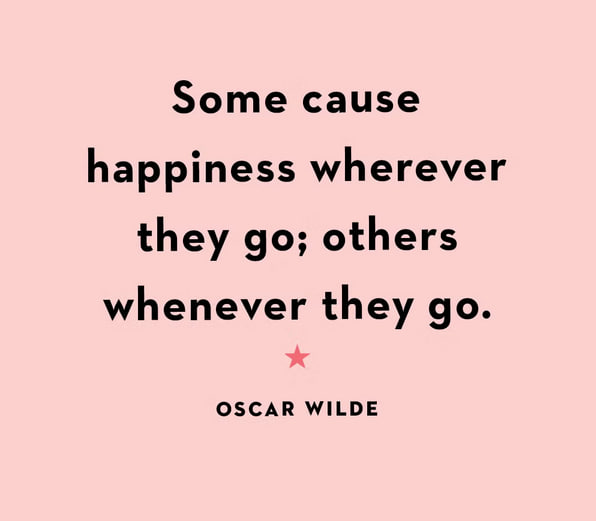
#> input picture samples/quote.jpg, 596 x 521 px
$ python main.py ../samples/quote.jpg
#> lines starting #> are read from the running program, lines starting #| are printed output that depends on the picture; after the words box and inside, x2 and y2 are one past the last pixel; in counts of white or black regions, pixels touching at a corner belong together
import os
import sys
import json
import time
import re
import math
from dataclasses import dataclass
from typing import List, Tuple, Dict, Optional

import cv2
import numpy as np
import pytesseract


@dataclass
class OcrResult:
    text: str
    confidence: float  # mean conf if available else -1
    meta: Dict[str, object]


# ----------------------------
# Normalization helpers
# ----------------------------
_LAT2CYR = str.maketrans({
    "A": "А", "a": "а",
    "B": "В", "b": "в",
    "C": "С", "c": "с",
    "E": "Е", "e": "е",
    "H": "Н", "h": "н",
    "K": "К", "k": "к",
    "M": "М", "m": "м",
    "O": "О", "o": "о",
    "P": "Р", "p": "р",
    "T": "Т", "t": "т",
    "X": "Х", "x": "х",
    "Y": "У", "y": "у",
})


def _latin_to_cyr_lookalikes(s: str) -> str:
    return s.translate(_LAT2CYR)


def _count_cyr(s: str) -> int:
    return sum(("А" <= ch <= "я") or (ch in "Ёё") for ch in s)


def _count_lat(s: str) -> int:
    return sum(("A" <= ch <= "Z") or ("a" <= ch <= "z") for ch in s)


# [157 lines left out: functions _script_ratio_cyr, _postprocess_tokens_for_captions, _postprocess_rus_common, _sanitize_meme_ru, _looks_like_caption, _cleanup_text, not called in this run]


# ----------------------------
# Scoring (avoid long garbage winning)
# ----------------------------
_ALLOWED_CHARS = set(" Ёё.,!?-:;()[]{}\"'/%+")


# [185 lines left out: functions _garbage_penalty, _quality_score, _detect_text_bands, not called in this run]


# ----------------------------
# Dedup merge
# ----------------------------
def _norm_line_for_containment(x: str) -> str:
    x = _cleanup_text(x)
    return " ".join(x.lower().split())


# [25 lines left out: function _merge_texts, not called in this run]


# ----------------------------
# Preprocessing variants
# ----------------------------
def _unsharp(gray: np.ndarray) -> np.ndarray:
    blur = cv2.GaussianBlur(gray, (0, 0), 1.0)
    return cv2.addWeighted(gray, 1.6, blur, -0.6, 0)


def _prep_variants(gray0: np.ndarray, phase: str) -> List[Tuple[str, np.ndarray]]:
    variants: List[Tuple[str, np.ndarray]] = []
    gray0 = cv2.normalize(gray0, None, 0, 255, cv2.NORM_MINMAX)

    scales = (2.0, 3.0) if phase == "A" else (3.0,)

    for scale in scales:
        gray = cv2.resize(gray0, None, fx=scale, fy=scale, interpolation=cv2.INTER_CUBIC)

        variants.append((f"gray_s{scale}", gray))
        variants.append((f"inv_s{scale}", cv2.bitwise_not(gray)))

        sharp = _unsharp(gray)
        variants.append((f"sharp_s{scale}", sharp))
        variants.append((f"sharp_inv_s{scale}", cv2.bitwise_not(sharp)))

        if phase == "B":
            th = cv2.adaptiveThreshold(
                sharp, 255, cv2.ADAPTIVE_THRESH_GAUSSIAN_C, cv2.THRESH_BINARY, 31, 7
            )
            th_inv = cv2.bitwise_not(th)
            variants.append((f"th_s{scale}", th))
            variants.append((f"th_inv_s{scale}", th_inv))

            kernel = cv2.getStructuringElement(cv2.MORPH_RECT, (3, 3))
            close = cv2.morphologyEx(th_inv, cv2.MORPH_CLOSE, kernel, iterations=1)
            variants.append((f"close_s{scale}", close))

            dil = cv2.dilate(close, kernel, iterations=1)
            variants.append((f"dil_s{scale}", dil))

    den = cv2.bilateralFilter(gray0, 7, 50, 50)
    variants.append(("bilateral", den))
    return variants


# ----------------------------
# Contrast + deskew
# ----------------------------
def _apply_clahe(gray: np.ndarray) -> np.ndarray:
    clahe = cv2.createCLAHE(clipLimit=2.2, tileGridSize=(8, 8))
    return clahe.apply(gray)


# [11 lines left out: function _rotate_bound, not called in this run]


def _deskew(gray: np.ndarray) -> Tuple[np.ndarray, float]:
    h, w = gray.shape[:2]
    if h < 60 or w < 60:
        return gray, 0.0

    g = cv2.GaussianBlur(gray, (3, 3), 0)
    _, th = cv2.threshold(g, 0, 255, cv2.THRESH_BINARY + cv2.THRESH_OTSU)
    th_inv = cv2.bitwise_not(th)
    use = th_inv if th_inv.mean() < th.mean() else th

    k = cv2.getStructuringElement(cv2.MORPH_RECT, (3, 3))
    use = cv2.morphologyEx(use, cv2.MORPH_CLOSE, k, iterations=1)

    coords = cv2.findNonZero(use)
    if coords is None or len(coords) < 250:
        return gray, 0.0

    rect = cv2.minAreaRect(coords)
    angle = rect[-1]
    if angle < -45:
        angle = 90 + angle

    if abs(angle) < 1.0 or abs(angle) > 10.0:
        return gray, 0.0

    return _rotate_bound(gray, angle), float(angle)


# ----------------------------
# OCR search
# ----------------------------

def _run_search(
    rotations: List[Tuple[str, np.ndarray]],
    psms: List[int],
    lang_candidates: List[str],
    phase: str,
    progress_every: int,
    early_stop: bool,
    early_stop_score: float,
    verbose: bool = True,
) -> Tuple[OcrResult, Optional[np.ndarray]]:

    """
    Robust OCR search.
    Key stability choices:
      - Prefer image_to_string for most candidates (cheaper, less memory).
      - Call image_to_data only for top candidates to estimate confidence.
      - Skip tiny ROIs and downscale very large images to avoid tesseract std::bad_alloc.
      - Catch TesseractError and continue (do not crash the pipeline).
    """
    best = OcrResult(text="", confidence=-1.0, meta={"reason": f"init_phase_{phase}"})
    best_score = -1e18
    best_preview: Optional[np.ndarray] = None

    t0 = time.time()
    done = 0
    total = 0

    for _, gray in rotations:
        variants = _prep_variants(gray, phase=phase)
        total += len(variants) * len(psms) * len(lang_candidates)

    def _maybe_downscale(img: np.ndarray) -> np.ndarray:
        h, w = img.shape[:2]
        max_pixels = 5_000_000  # ~5MP
        if h * w <= max_pixels:
            return img
        scale = math.sqrt(max_pixels / float(h * w))
        nw = max(64, int(w * scale))
        nh = max(64, int(h * scale))
        return cv2.resize(img, (nw, nh), interpolation=cv2.INTER_AREA)

    def _safe_to_ocr(img: np.ndarray) -> bool:
        h, w = img.shape[:2]
        if h < 40 or w < 120:
            return False
        if h * w < 40_000:
            return False
        return True

    for rot_name, gray in rotations:
        variants = _prep_variants(gray, phase=phase)

        for var_name, img0 in variants:
            img = _maybe_downscale(img0)
            if not _safe_to_ocr(img):
                continue

            for psm in psms:
                cfg = f'--oem 3 --psm {psm} -c user_defined_dpi=300 -c preserve_interword_spaces=1'

                for lang in lang_candidates:
                    done += 1
                    if progress_every > 0 and done % progress_every == 0:
                        elapsed = time.time() - t0
                        avg = elapsed / max(1, done)
                        eta = max(0.0, (total - done) * avg)
                        if verbose:
                            print(
                                f"[phase {phase}] [{done}/{total}] elapsed={elapsed:.1f}s avg={avg:.3f}s ETA~{eta:.1f}s best_score={best_score:.2f}"
                            )

                    # 1) fast path: text only
                    try:
                        raw = pytesseract.image_to_string(img, lang=lang, config=cfg, timeout=12)
                    except pytesseract.TesseractError as e:
                        # tesseract internal failure (e.g. std::bad_alloc) -> skip candidate
                        continue
                    except Exception:
                        continue

                    cleaned = _cleanup_text(raw)
                    if not cleaned:
                        continue

                    # Score without confidence first
                    score0 = _quality_score(cleaned, -1.0)

                    # Only compute confidence for contenders (expensive / riskier)
                    avg_conf = -1.0
                    score = score0
                    if score0 > (best_score - 40.0):
                        try:
                            data = pytesseract.image_to_data(
                                img, lang=lang, config=cfg, output_type=pytesseract.Output.DICT, timeout=12
                            )

                            confs = []
                            # data['conf'] can be strings; -1 means non-text blocks
                            for conf in data.get("conf", []):
                                try:
                                    c = float(conf)
                                except Exception:
                                    continue
                                if c >= 0:
                                    confs.append(c)

                            avg_conf = float(np.mean(confs)) if confs else -1.0
                            score = _quality_score(cleaned, avg_conf)
                        except pytesseract.TesseractError:
                            # keep score0, conf=-1
                            avg_conf = -1.0
                            score = score0
                        except Exception:
                            avg_conf = -1.0
                            score = score0

                    if score > best_score:
                        best_score = score
                        best = OcrResult(
                            text=cleaned,
                            confidence=avg_conf,
                            meta={
                                "phase": phase,
                                "rotation": rot_name,
                                "variant": var_name,
                                "psm": str(psm),
                                "lang": lang,
                                "score": f"{score:.2f}",
                            },
                        )
                        best_preview = img
                        if verbose:
                            print(
                                f"NEW BEST [phase {phase}] score={score:.2f} lang={lang} psm={psm} rot={rot_name} var={var_name} conf={avg_conf:.1f} preview={cleaned[:80]!r}"
                            )

                        if early_stop and best_score >= early_stop_score:
                            words = best.text.split()
                            cyr = _count_cyr(best.text)
                            lat = _count_lat(best.text)

                            ok = False
                            if best.confidence >= 70 and len(words) >= 3:
                                # Russian-looking
                                if cyr >= 12 and lat <= 3:
                                    ok = True
                                # English-looking
                                if lat >= 18 and cyr <= 3:
                                    ok = True

                            if ok:
                                print(f"EARLY STOP [phase {phase}]: threshold reached.")
                                return best, best_preview

    return best, best_preview


# ----------------------------
# Universal extraction
# ----------------------------
def extract_text_universal(image_path: str, out_dir: str = "output", progress_every: int = 50) -> OcrResult:
    if not os.path.exists(image_path):
        raise FileNotFoundError(f"Image not found: {image_path}")

    os.makedirs(out_dir, exist_ok=True)

    bgr = cv2.imread(image_path)
    if bgr is None:
        raise RuntimeError(f"Failed to read image: {image_path}")

    bgr = cv2.copyMakeBorder(bgr, 12, 12, 12, 12, cv2.BORDER_CONSTANT, value=(0, 0, 0))
    gray0 = cv2.cvtColor(bgr, cv2.COLOR_BGR2GRAY)

    gray0 = _apply_clahe(gray0)
    gray0, deskew_angle = _deskew(gray0)

    rotations = [
        ("rot0", gray0),
        ("rot90", cv2.rotate(gray0, cv2.ROTATE_90_CLOCKWISE)),
        ("rot270", cv2.rotate(gray0, cv2.ROTATE_90_COUNTERCLOCKWISE)),
    ]

    lang_candidates = ["rus+eng", "eng", "rus"]

    # Phase A: orientation must be SAFE (no aggressive threshold variants)
    bestA, prevA = _run_search(
        rotations=rotations,
        psms=[3, 4, 6],
        lang_candidates=lang_candidates,
        phase="A",
        progress_every=progress_every,
        early_stop=True,
        early_stop_score=520.0,
    )

    rotA = str(bestA.meta.get("rotation", "rot0"))
    rot_map = {name: img for name, img in rotations}
    grayA = rot_map.get(rotA, gray0)

    bestB, prevB = _run_search(
        rotations=[(rotA, grayA)],
        psms=[11, 6, 7, 8],
        lang_candidates=lang_candidates,
        phase="B",
        progress_every=progress_every,
        early_stop=True,
        early_stop_score=560.0,
    )

    # ROI fallback when full-frame is weak OR when layout strongly suggests captions (2+ bands)
    bands = _detect_text_bands(grayA, max_bands=4)

    hA = grayA.shape[0]
    min_h = int(round(hA * 0.06))
    spans_far = (bands[-1][0] - bands[0][1]) >= int(round(0.18 * hA)) if len(bands) >= 2 else False
    covers_top_bottom = (bands[0][0] <= int(round(0.22 * hA)) and bands[-1][1] >= int(round(0.70 * hA))) if len(bands) >= 2 else False
    roi_layout_ok = (
        len(bands) >= 2
        and all((y1 - y0) >= min_h for (y0, y1) in bands)
        and (spans_far or covers_top_bottom)
    )

    full_conf_weak = (bestB.confidence >= 0 and bestB.confidence < 75)
    full_text_short = (len(bestB.text or "") < 22)
    # If layout has captions, prefer ROI even if full-frame is "ok-ish"
    try_roi = roi_layout_ok and (full_conf_weak or full_text_short or len(bands) >= 2)

    if try_roi:
        roi_texts: List[str] = []
        roi_info: List[Dict[str, object]] = []
        best_conf = bestB.confidence
        best_preview: Optional[np.ndarray] = prevB

        for (y0, y1) in bands:
            crop = grayA[y0:y1, :]
            best_i, prev_i = _run_search(
                rotations=[(rotA, crop)],
                psms=[7, 6, 11],
                lang_candidates=lang_candidates,
                phase="B",
                progress_every=0,
                early_stop=True,
                early_stop_score=540.0,
            )
            roi_info.append({"band": [int(y0), int(y1)], "best": best_i.meta})
            if best_i.text:
                roi_texts.append(best_i.text)
            if best_i.confidence >= 0:
                best_conf = max(best_conf, best_i.confidence)
            if best_preview is None and prev_i is not None:
                best_preview = prev_i

        roi_text = _cleanup_text("\n".join([t for t in roi_texts if t]).strip())
        if roi_text:
            roi_score = _quality_score(roi_text, best_conf)
            try:
                full_score = float(bestB.meta.get("score", "-1e18"))
            except Exception:
                full_score = _quality_score(bestB.text or "", bestB.confidence)

            if roi_score > full_score + 10.0:
                bestB = OcrResult(
                    text=roi_text,
                    confidence=best_conf,
                    meta={
                        "phase": "B_ROI",
                        "rotation": rotA,
                        "bands": roi_info,
                        "score": f"{roi_score:.2f}",
                        "note": "ROI fallback: OCR per detected text band, concat top-to-bottom",
                    },
                )
                prevB = best_preview

    final_text = _cleanup_text(_merge_texts(bestA.text, bestB.text, bestA.meta, bestB.meta))
    # Caption-oriented cleanup (does not affect regular documents much)
    if _looks_like_caption(final_text):
        # caption cleanup only at the very end
        final_text = _postprocess_tokens_for_captions(final_text)

        if _script_ratio_cyr(final_text) >= 0.55:
            final_text = _postprocess_rus_common(final_text)
            final_text = _sanitize_meme_ru(final_text)

    conf = bestB.confidence if (bestB.confidence >= 0 and bestB.confidence >= bestA.confidence) else bestA.confidence

    combined = OcrResult(
        text=final_text,
        confidence=conf,
        meta={
            "bestA": bestA.meta,
            "bestB": bestB.meta,
            "deskew_angle": deskew_angle,
            "note": "stable two-phase: Phase A chooses orientation; Phase B runs only on that rotation",
        }
    )

    base = os.path.splitext(os.path.basename(image_path))[0]
    txt_path = os.path.join(out_dir, f"{base}_text.txt")
    json_path = os.path.join(out_dir, f"{base}_result.json")
    prevA_path = os.path.join(out_dir, f"{base}_bestA.png")
    prevB_path = os.path.join(out_dir, f"{base}_bestB.png")

    with open(txt_path, "w", encoding="utf-8") as f:
        f.write(combined.text + "\n")

    with open(json_path, "w", encoding="utf-8") as f:
        json.dump(
            {"image": image_path, "text": combined.text, "confidence": combined.confidence, "meta": combined.meta},
            f,
            ensure_ascii=False,
            indent=2
        )

    if prevA is not None:
        cv2.imwrite(prevA_path, prevA)
    if prevB is not None:
        cv2.imwrite(prevB_path, prevB)

    return combined


def main():
    if len(sys.argv) >= 2:
        image_path = sys.argv[1]
    else:
        image_path = input("Enter image path: ").strip().strip('"')

    result = extract_text_universal(image_path=image_path, out_dir="output", progress_every=50)
#> in extract_text_universal, bgr is the input picture: shape (521, 596, 3); mean B, G, R 194.6, 197.3, 238.8
#> in extract_text_universal, `bgr = cv2.copyMakeBorder(bgr, 12, 12, 12, 12, cv2.BORDER_CONSTANT, val..`:
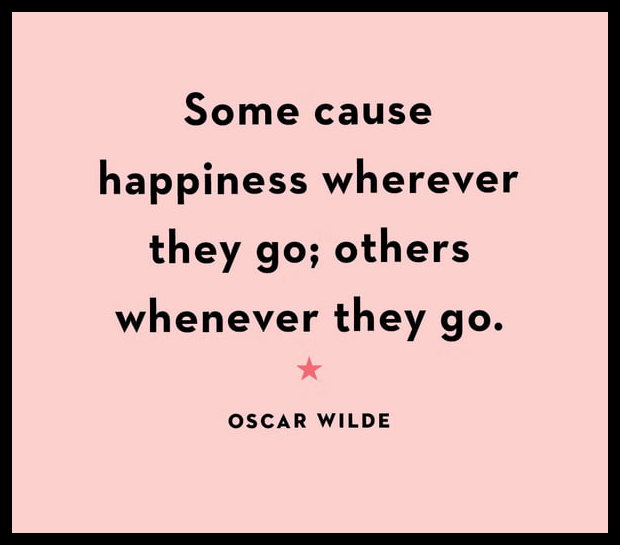
#> bgr: shape (545, 620, 3); mean B, G, R 178.8, 181.3, 219.4
#> in extract_text_universal, `gray0 = cv2.cvtColor(bgr, cv2.COLOR_BGR2GRAY)`:
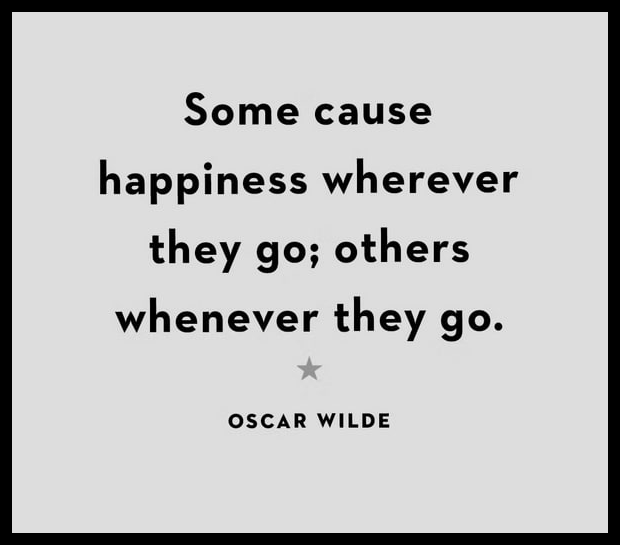
#> gray0: shape (545, 620); min 0, max 251, mean 192.6
#> in _deskew, `g = cv2.GaussianBlur(gray, (3, 3), 0)`:
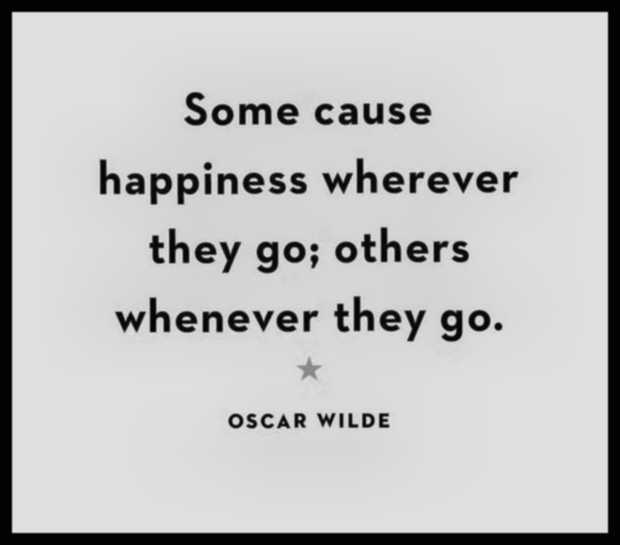
#> g: shape (545, 620); min 3, max 223, mean 191.3
#> in _deskew, `_, th = cv2.threshold(g, 0, 255, cv2.THRESH_BINARY + cv2.THRESH_OTSU)`:
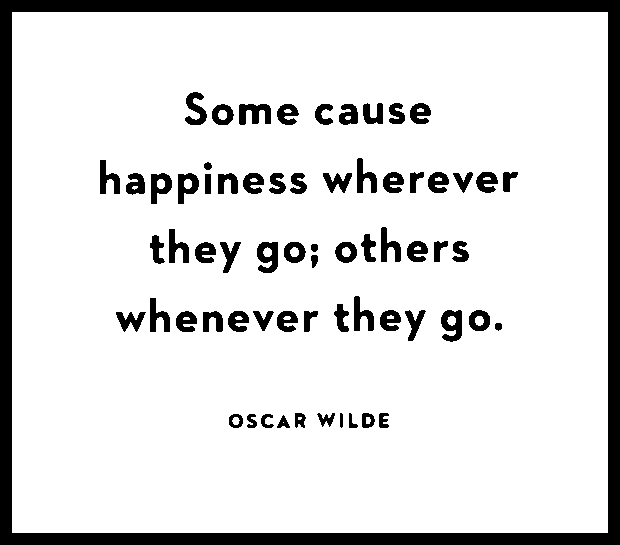
#> th: shape (545, 620); 87% white; 67 black regions, largest, box (x1, y1, x2, y2) and area: (0, 0, 620, 545) 27384, (239, 104, 271, 125) 460, (257, 242, 278, 273) 456
#> in _deskew, `use = cv2.morphologyEx(use, cv2.MORPH_CLOSE, k, iterations=1)`:
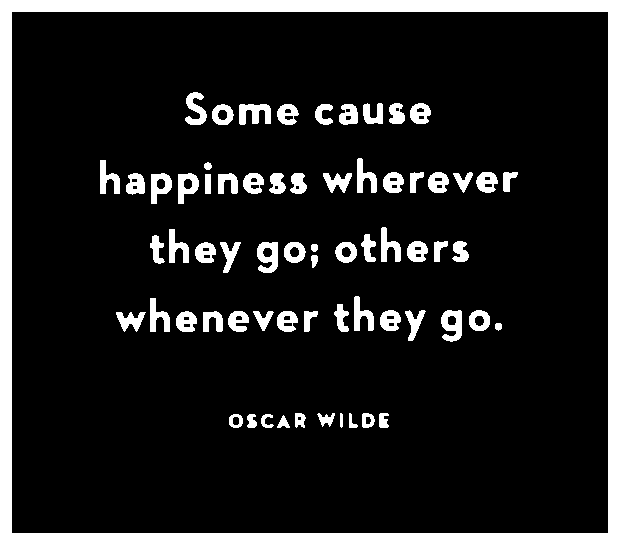
#> use: shape (545, 620); 13.1% white; 67 white regions, largest, box (x1, y1, x2, y2) and area: (0, 0, 620, 545) 27384, (239, 104, 271, 125) 462, (441, 310, 462, 342) 460
#> in _deskew, `coords = cv2.findNonZero(use)`: coords = contour of 44171 points, box (x1, y1, x2, y2) (0, 0, 620, 545), area 0
#> in _deskew, `rect = cv2.minAreaRect(coords)`: rect = ((309.5, 272), (544, 619), -90)
#> in _deskew, `angle = rect[-1]`: angle = -90
#> in _deskew, `angle = 90 + angle`: angle = 0
#> the loop in _run_search, `for _, gray in rotations:` made 3 passes
#> total on passes 1 to 3: 81, 162, 243
#> pass 1, in _unsharp (call 2), `blur = cv2.GaussianBlur(gray, (0, 0), 1.0)`:
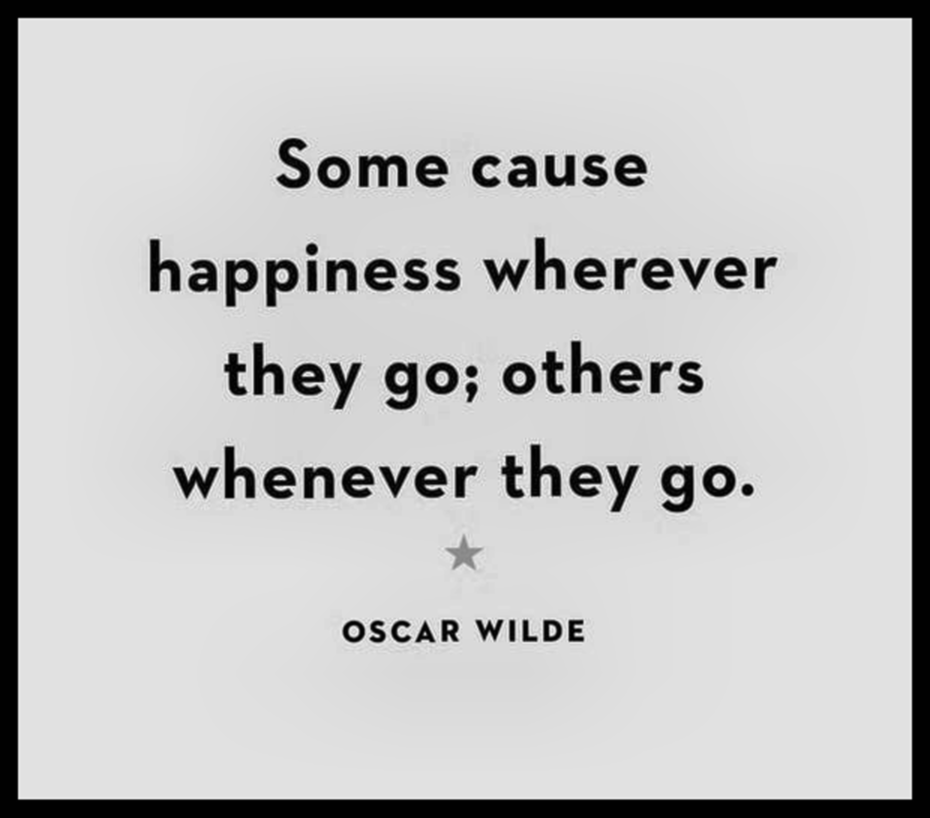
#> blur: shape (1635, 1860) (shown at 1/2 size); min 0, max 251, mean 192.9
#> after the loop in _run_search, `for _, gray in rotations:`: total = 243
#> the loop in _run_search, `for rot_name, gray in rotations:` made 1 pass
#> (rot_name, scales in _prep_variants) on pass 1: ('rot0', (2, 3))
#> after the loop in _run_search, `for rot_name, gray in rotations:`: best_score = -1e+18; done = 1
    print("\n=== RVisionT Universal OCR (Two-Phase Stable) ===")
    print("Text:")
    print(result.text if result.text else "[EMPTY]")
    print("\nMeta:", result.meta)
    print("Confidence:", result.confidence)


if __name__ == "__main__":
    main()
#> (the call stopped at in _run_search, `raw = pytesseract.image_to_string(img, lang=lang, config=cfg, timeout=..`: pytesseract is not available in this run)
